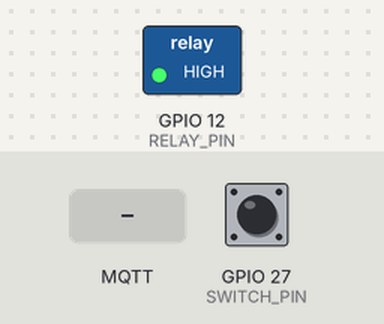
This sketch was run on a simulated ESP32. On the bench: switched loads named in the sketch (green lamp = pin HIGH). The inputs (shaded band) are chosen by the test bench; at power-on: GPIO 27 (SWITCH_PIN) HIGH. WiFi joins after 1.5 s; servers stay silent unless stated; random numbers use the default seed unless the sketch sets one; no MQTT or app messages arrive unless stated; what the sketch prints to the serial monitor is not drawn.

Above: at 2.7 s.
2.8 s: MQTT message "DETENER_MOTOR" arrives on the first subscribed topic
At 3.2 s:
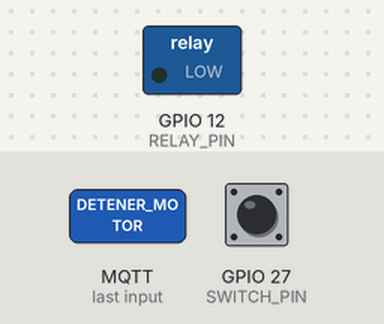
6.3 s: MQTT message "DISPENSAR_COMIDA" arrives on the first subscribed topic
At 7.1 s:
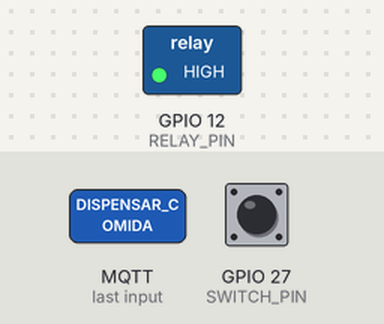
Timing chart, 0 to 9.3 s (numbered marks = the images above; inputs shaded):
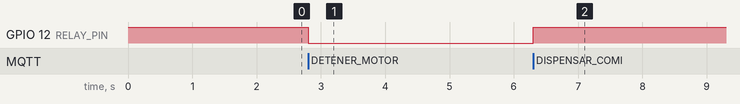

Measured:
- after the input at 2.8 s, GPIO 12 (RELAY_PIN): HIGH → LOW at once
- after the input at 6.3 s, GPIO 12 (RELAY_PIN): LOW → HIGH at once

The sketch:

PruebaBroker.ino
```cpp
#include <WiFi.h>
#include <PubSubClient.h>

// --- Configuración WiFi y MQTT ---
const char* ssid = "buti"; // Cambia esto por el SSID de tu red
const char* password = "vladimir";
// IP de la computadora donde corre el backend. ¡Cámbiala por la tuya!
const char* mqtt_server = "192.168.247.246";
const int mqtt_port = 1883; // Puerto TCP para MQTT

// --- Pines ---
#define SWITCH_PIN 27
#define RELAY_PIN 12

volatile int motorCounter = 0;
volatile bool switchTriggered = false;
bool motorRunning = false; // Estado del motor

// --- Clientes ---
WiFiClient wifiClient;
PubSubClient client(wifiClient);

// --- Función de Interrupción ---
void IRAM_ATTR onMotorTurn() {
  if (switchTriggered) return;
  motorCounter++;
  switchTriggered = true;
}

// --- Callback de MQTT ---
void callback(char* topic, byte* payload, unsigned int length) {
  Serial.print("Mensaje recibido en [");
  Serial.print(topic);
  Serial.print("]: ");
  String message;
  for (int i = 0; i < length; i++) {
    message += (char)payload[i];
  }
  Serial.println(message);

  if (message == "DISPENSAR_COMIDA") {
    Serial.println("Activando el relé para dispensar comida...");
    digitalWrite(RELAY_PIN, HIGH); // Activar relé
    motorRunning = true;
  }
  else if (message == "INICIAR_MOTOR") {
    Serial.println("Iniciando motor manualmente...");
    digitalWrite(RELAY_PIN, HIGH); // Activar relé
    motorRunning = true;
    motorCounter = 0; // Resetear contador
    client.publish("comedero/01/estado", "MOTOR_INICIADO");
  }
  else if (message == "DETENER_MOTOR") {
    Serial.println("Deteniendo motor manualmente...");
    digitalWrite(RELAY_PIN, LOW); // Desactivar relé
    motorRunning = false;
    client.publish("comedero/01/estado", "MOTOR_DETENIDO");
  }
}

// --- Reconexión MQTT ---
void reconnect() {
  while (!client.connected()) {
    Serial.print("Intentando conexión MQTT...");
    String clientId = "ESP32Client-";
    clientId += String(random(0xffff), HEX);

    if (client.connect(clientId.c_str())) {
      Serial.println("¡Conectado!");
      // Suscribirse al topic de órdenes
      client.subscribe("comedero/01/ordenes");
    } else {
      Serial.print("falló, rc=");
      Serial.print(client.state());
      Serial.println(" intentando de nuevo en 5 segundos");
      delay(5000);
    }
  }
}

void setup() {
  Serial.begin(115200);

  // --- Configuración de Pines ---
  pinMode(SWITCH_PIN, INPUT_PULLUP);
  pinMode(RELAY_PIN, OUTPUT);
  digitalWrite(RELAY_PIN, HIGH); // Relé apagado inicialmente

  attachInterrupt(digitalPinToInterrupt(SWITCH_PIN), onMotorTurn, FALLING);

  // --- Conexión WiFi ---
  Serial.println();
  Serial.print("Conectando a ");
  Serial.println(ssid);
  WiFi.begin(ssid, password);
  while (WiFi.status() != WL_CONNECTED) {
    delay(500);
    Serial.print(".");
  }
  Serial.println("");
  Serial.println("WiFi conectado");
  Serial.print("Dirección IP: ");
  Serial.println(WiFi.localIP());

  // --- Conexión MQTT ---
  client.setServer(mqtt_server, mqtt_port);
  client.setCallback(callback);
}

void loop() {
  if (!client.connected()) {
    reconnect();
  }
  client.loop();

  if (switchTriggered) {
    delay(500); // Anti-rebote
    switchTriggered = false;
    Serial.println("Vuelta detectada. Contador = " + String(motorCounter));

    // Publicar estado al backend
    client.publish("comedero/01/estado", ("Vuelta: " + String(motorCounter)).c_str());

    // Solo detener automáticamente si estaba en modo dispensar comida (no en modo manual)
    if (motorRunning && motorCounter >= 10) {
      motorCounter = 0;
      digitalWrite(RELAY_PIN, HIGH); // Desactivar relé
      motorRunning = false;
      Serial.println("Dispensador detenido. Ración completa.");
      client.publish("comedero/01/estado", "RACION_COMPLETA");
    }
  }
}
```
